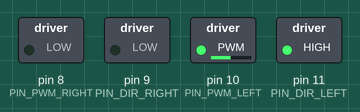
Bench run of a sketch on a simulated Arduino Uno, built with avr-gcc and run on an emulated ATmega328P. Shown: switched loads named in the sketch (green lamp = pin HIGH).

Above: at 0.1 s.
Timing chart, 0 to 1.6 s (numbered marks = the images above):
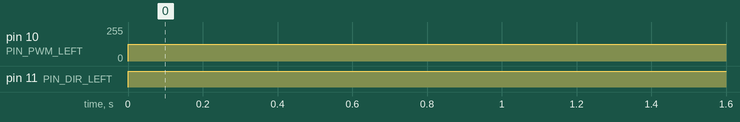

Measured:
- by itself, pin 10 (PIN_PWM_LEFT): 0/255 → 124/255 at 0.00 s
- by itself, pin 11 (PIN_DIR_LEFT): LOW → HIGH at 0.00 s

The sketch:

motor_control_test_1.ino
```cpp
#define PIN_PWM_LEFT 10
#define PIN_DIR_LEFT 11
#define PIN_PWM_RIGHT 8
#define PIN_DIR_RIGHT 9

void setup()
{
  pinMode(PIN_PWM_LEFT, OUTPUT);
  pinMode(PIN_DIR_LEFT, OUTPUT);
  pinMode(PIN_PWM_RIGHT, OUTPUT);
  pinMode(PIN_DIR_RIGHT, OUTPUT);
  Serial.begin(9600);
}

void loop()
{
  analogWrite(PIN_PWM_LEFT, 124);
  digitalWrite(PIN_DIR_LEFT, HIGH);

  analogWrite(PIN_PWM_RIGHT, 124);
  digitalWrite(PIN_DIR_RIGHT, LOW);
}
```
